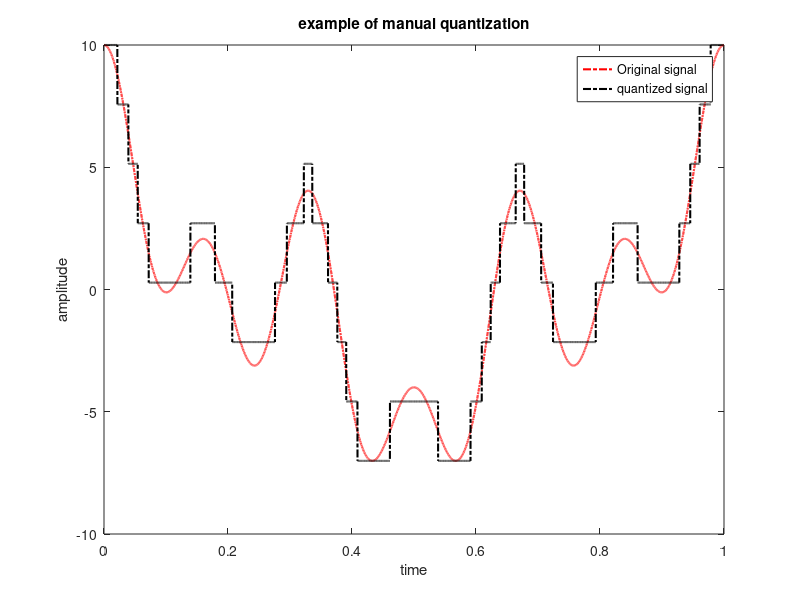

Write MATLAB code to recreate this figure.
clc
close all
clear all

% x1 = a1*cos(2*pi*f1*t), x2 = a2*sin(2*pi*f2*t), x3 = a3*cos(2*pi*f3*t)
% signal_x = x1 + x2 + x3
% a1 = G + 1, a2 = F + 2, a3 = E + 3, f1 = E + 1, f2 = F + 2, f3 = G + 3.

% ID = 22-46013-1
% ID = AB-CDEFG-H

a1 = 4;
a2 = 3;
a3 = 3;

f1 = 1;
f2 = 3;
f3 = 6;






%Define number of samples to take 

fs = 8000;  



%Define signal 

t = 0: 1/fs: 1; 



x1 = a1*cos(2*pi*f1*t);
x2 = a2*cos(2*pi*f2*t);
x3 = a3*cos(2*pi*f3*t);

signal_x = x1 + x2 + x3; 

nx = length(t);                         % Total number of samples 




n = 3; 
L =(2^n); 

Xmax = max(signal_x);
Xmin = min(signal_x);

step = (Xmax-Xmin)/(L-1); 
index = round((signal_x - Xmin)/step);
xq = Xmin + index * step;


plot(t,signal_x, 'r-.', 'linewidth',1.5); 
hold on; 
plot(t,xq,'k-.', 'linewidth',1.5); 
xlabel('time') 
ylabel('amplitude') 
title('example of manual quantization') 
legend('Original signal', 'quantized signal')

